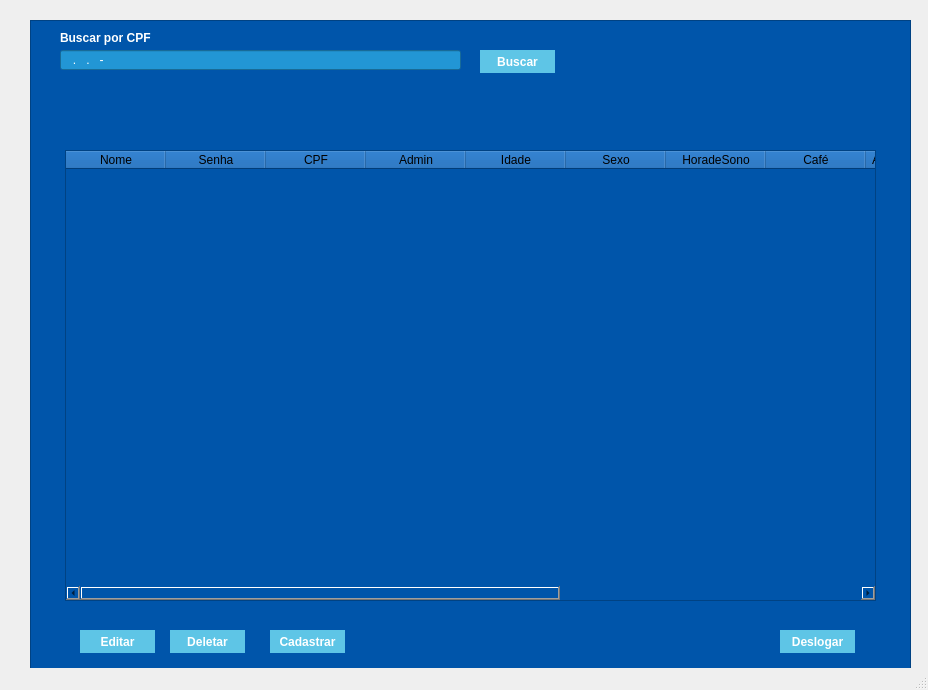
<?xml version="1.0" encoding="UTF-8"?>
<ui version="4.0">
 <class>Tela_adm</class>
 <widget class="QMainWindow" name="Tela_adm">
  <property name="geometry">
   <rect>
    <x>0</x>
    <y>0</y>
    <width>928</width>
    <height>690</height>
   </rect>
  </property>
  <property name="minimumSize">
   <size>
    <width>928</width>
    <height>690</height>
   </size>
  </property>
  <property name="maximumSize">
   <size>
    <width>928</width>
    <height>690</height>
   </size>
  </property>
  <property name="windowTitle">
   <string>ZSQ - ADMIN</string>
  </property>
  <property name="styleSheet">
   <string notr="true">#Tela_adm{
background-image:url(/home/pi/Documents/projeto tcc/ZSQ/ZSQ/imagensceu.png)
}

#lbl_txt{
color:white


}

#BtnEditar_usuario{
	border-radius:15px;
	
	background-color: rgb(94, 197, 230);
	
	border-style:solid;

	font-weight:bold;
	color: rgb(255, 255, 255);


}

#Btn_Delete{
	border-radius:15px;
	
	background-color: rgb(94, 197, 230);
	
	border-style:solid;

	font-weight:bold;
	color: rgb(255, 255, 255);


}

#Btn_buscar{
	border-radius:15px;
	
	background-color: rgb(94, 197, 230);
	
	border-style:solid;

	font-weight:bold;
	color: rgb(255, 255, 255);


}

#Btn_cadastrousu{

	border-radius:15px;
	
	background-color: rgb(94, 197, 230);
	
	border-style:solid;

	font-weight:bold;
	color: rgb(255, 255, 255);

}

#Btn_sair{
	border-radius:15px;
	
	background-color: rgb(94, 197, 230);
	
	border-style:solid;

	font-weight:bold;
	color: rgb(255, 255, 255);

}</string>
  </property>
  <widget class="QWidget" name="centralwidget">
   <widget class="QPushButton" name="BtnEditar_usuario">
    <property name="geometry">
     <rect>
      <x>80</x>
      <y>630</y>
      <width>75</width>
      <height>23</height>
     </rect>
    </property>
    <property name="text">
     <string>Editar</string>
    </property>
   </widget>
   <widget class="QPushButton" name="Btn_Delete">
    <property name="geometry">
     <rect>
      <x>170</x>
      <y>630</y>
      <width>75</width>
      <height>23</height>
     </rect>
    </property>
    <property name="text">
     <string>Deletar</string>
    </property>
   </widget>
   <widget class="QPushButton" name="Btn_cadastrousu">
    <property name="geometry">
     <rect>
      <x>270</x>
      <y>630</y>
      <width>75</width>
      <height>23</height>
     </rect>
    </property>
    <property name="text">
     <string>Cadastrar</string>
    </property>
   </widget>
   <widget class="QPushButton" name="Btn_buscar">
    <property name="geometry">
     <rect>
      <x>480</x>
      <y>50</y>
      <width>75</width>
      <height>23</height>
     </rect>
    </property>
    <property name="text">
     <string>Buscar</string>
    </property>
   </widget>
   <widget class="QLabel" name="lbl_txt">
    <property name="geometry">
     <rect>
      <x>60</x>
      <y>30</y>
      <width>91</width>
      <height>16</height>
     </rect>
    </property>
    <property name="font">
     <font>
      <family>Arial</family>
      <weight>75</weight>
      <bold>true</bold>
     </font>
    </property>
    <property name="text">
     <string>Buscar por CPF:</string>
    </property>
   </widget>
   <widget class="QLineEdit" name="txt_cpf">
    <property name="geometry">
     <rect>
      <x>60</x>
      <y>50</y>
      <width>401</width>
      <height>20</height>
     </rect>
    </property>
    <property name="styleSheet">
     <string notr="true">background-color: rgb(34, 150, 213);
color:white;</string>
    </property>
    <property name="inputMask">
     <string>000.000.000-00</string>
    </property>
   </widget>
   <widget class="QPushButton" name="Btn_sair">
    <property name="geometry">
     <rect>
      <x>780</x>
      <y>630</y>
      <width>75</width>
      <height>23</height>
     </rect>
    </property>
    <property name="text">
     <string>Deslogar</string>
    </property>
   </widget>
   <widget class="QFrame" name="frame">
    <property name="geometry">
     <rect>
      <x>30</x>
      <y>20</y>
      <width>881</width>
      <height>651</height>
     </rect>
    </property>
    <property name="styleSheet">
     <string notr="true">background-color:#0055aa;
</string>
    </property>
    <property name="frameShape">
     <enum>QFrame::StyledPanel</enum>
    </property>
    <property name="frameShadow">
     <enum>QFrame::Raised</enum>
    </property>
    <widget class="QTableWidget" name="tableWidget">
     <property name="geometry">
      <rect>
       <x>35</x>
       <y>130</y>
       <width>811</width>
       <height>451</height>
      </rect>
     </property>
     <property name="palette">
      <palette>
       <active>
        <colorrole role="WindowText">
         <brush brushstyle="SolidPattern">
          <color alpha="255">
           <red>255</red>
           <green>255</green>
           <blue>255</blue>
          </color>
         </brush>
        </colorrole>
        <colorrole role="Button">
         <brush brushstyle="SolidPattern">
          <color alpha="255">
           <red>0</red>
           <green>85</green>
           <blue>170</blue>
          </color>
         </brush>
        </colorrole>
        <colorrole role="Base">
         <brush brushstyle="SolidPattern">
          <color alpha="255">
           <red>0</red>
           <green>85</green>
           <blue>170</blue>
          </color>
         </brush>
        </colorrole>
        <colorrole role="Window">
         <brush brushstyle="SolidPattern">
          <color alpha="255">
           <red>0</red>
           <green>85</green>
           <blue>170</blue>
          </color>
         </brush>
        </colorrole>
       </active>
       <inactive>
        <colorrole role="WindowText">
         <brush brushstyle="SolidPattern">
          <color alpha="255">
           <red>255</red>
           <green>255</green>
           <blue>255</blue>
          </color>
         </brush>
        </colorrole>
        <colorrole role="Button">
         <brush brushstyle="SolidPattern">
          <color alpha="255">
           <red>0</red>
           <green>85</green>
           <blue>170</blue>
          </color>
         </brush>
        </colorrole>
        <colorrole role="Base">
         <brush brushstyle="SolidPattern">
          <color alpha="255">
           <red>0</red>
           <green>85</green>
           <blue>170</blue>
          </color>
         </brush>
        </colorrole>
        <colorrole role="Window">
         <brush brushstyle="SolidPattern">
          <color alpha="255">
           <red>0</red>
           <green>85</green>
           <blue>170</blue>
          </color>
         </brush>
        </colorrole>
       </inactive>
       <disabled>
        <colorrole role="WindowText">
         <brush brushstyle="SolidPattern">
          <color alpha="255">
           <red>120</red>
           <green>120</green>
           <blue>120</blue>
          </color>
         </brush>
        </colorrole>
        <colorrole role="Button">
         <brush brushstyle="SolidPattern">
          <color alpha="255">
           <red>0</red>
           <green>85</green>
           <blue>170</blue>
          </color>
         </brush>
        </colorrole>
        <colorrole role="Base">
         <brush brushstyle="SolidPattern">
          <color alpha="255">
           <red>0</red>
           <green>85</green>
           <blue>170</blue>
          </color>
         </brush>
        </colorrole>
        <colorrole role="Window">
         <brush brushstyle="SolidPattern">
          <color alpha="255">
           <red>0</red>
           <green>85</green>
           <blue>170</blue>
          </color>
         </brush>
        </colorrole>
       </disabled>
      </palette>
     </property>
     <property name="styleSheet">
      <string notr="true"/>
     </property>
     <property name="frameShape">
      <enum>QFrame::StyledPanel</enum>
     </property>
     <property name="frameShadow">
      <enum>QFrame::Plain</enum>
     </property>
     <property name="autoScroll">
      <bool>true</bool>
     </property>
     <property name="gridStyle">
      <enum>Qt::SolidLine</enum>
     </property>
     <property name="sortingEnabled">
      <bool>false</bool>
     </property>
     <column>
      <property name="text">
       <string>Nome</string>
      </property>
      <property name="font">
       <font>
        <family>Arial</family>
       </font>
      </property>
     </column>
     <column>
      <property name="text">
       <string>Senha</string>
      </property>
      <property name="font">
       <font>
        <family>Arial</family>
       </font>
      </property>
     </column>
     <column>
      <property name="text">
       <string>CPF</string>
      </property>
      <property name="font">
       <font>
        <family>Arial</family>
       </font>
      </property>
     </column>
     <column>
      <property name="text">
       <string>Admin</string>
      </property>
      <property name="font">
       <font>
        <family>Arial</family>
       </font>
      </property>
     </column>
     <column>
      <property name="text">
       <string>Idade</string>
      </property>
      <property name="font">
       <font>
        <family>Arial</family>
       </font>
      </property>
     </column>
     <column>
      <property name="text">
       <string>Sexo</string>
      </property>
      <property name="font">
       <font>
        <family>Arial</family>
       </font>
      </property>
     </column>
     <column>
      <property name="text">
       <string>HoradeSono</string>
      </property>
      <property name="font">
       <font>
        <family>Arial</family>
       </font>
      </property>
     </column>
     <column>
      <property name="text">
       <string>Café</string>
      </property>
     </column>
     <column>
      <property name="text">
       <string>AlcoolOuCigarro</string>
      </property>
      <property name="font">
       <font>
        <family>Arial</family>
       </font>
      </property>
     </column>
     <column>
      <property name="text">
       <string>Exercícios</string>
      </property>
      <property name="font">
       <font>
        <family>Arial</family>
       </font>
      </property>
     </column>
     <column>
      <property name="text">
       <string>SonoAgitado</string>
      </property>
      <property name="font">
       <font>
        <family>Arial</family>
       </font>
      </property>
     </column>
     <column>
      <property name="text">
       <string>NvlStress</string>
      </property>
      <property name="font">
       <font>
        <family>Arial</family>
       </font>
      </property>
     </column>
     <column>
      <property name="text">
       <string>Previsão</string>
      </property>
      <property name="font">
       <font>
        <family>Arial</family>
       </font>
      </property>
     </column>
    </widget>
    <widget class="QLabel" name="label">
     <property name="geometry">
      <rect>
       <x>620</x>
       <y>10</y>
       <width>251</width>
       <height>101</height>
      </rect>
     </property>
     <property name="styleSheet">
      <string notr="true">background-repeat:no-repeat;
background-size: auto;
background-image:url(/home/pi/Documents/projeto tcc/ZSQ/ZSQ/imagens/logo_1.png);</string>
     </property>
     <property name="text">
      <string/>
     </property>
    </widget>
   </widget>
   <zorder>frame</zorder>
   <zorder>BtnEditar_usuario</zorder>
   <zorder>Btn_Delete</zorder>
   <zorder>Btn_cadastrousu</zorder>
   <zorder>Btn_buscar</zorder>
   <zorder>lbl_txt</zorder>
   <zorder>txt_cpf</zorder>
   <zorder>Btn_sair</zorder>
  </widget>
  <widget class="QStatusBar" name="statusbar"/>
 </widget>
 <resources/>
 <connections/>
</ui>
